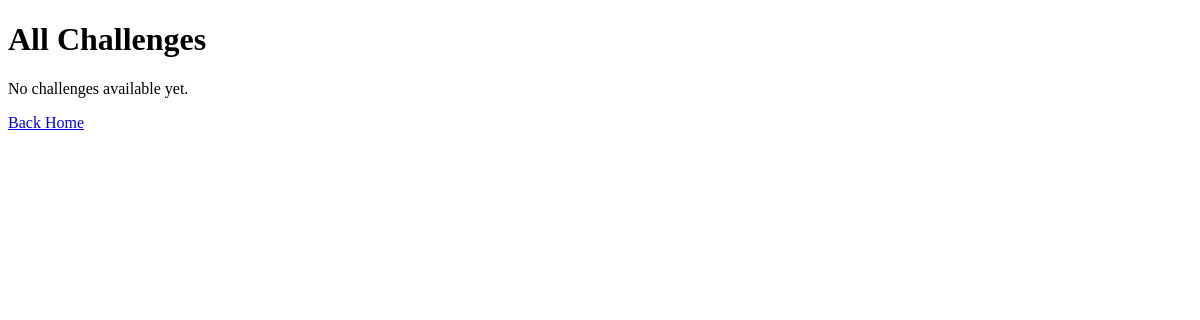
The app's page /challenges/, older data.
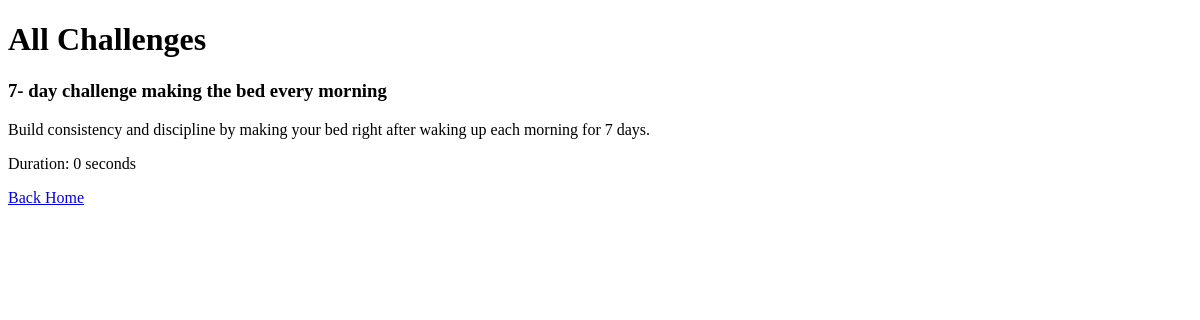
The same page, newer data.
### core/models.py (models this page shows, shortened)
class Challenge(models.Model):
    title = models.CharField(max_length=255)
    description = models.TextField()
    duration_seconds = models.IntegerField(default=0)
    start_date = models.DateField(null=True, blank=True)
    end_date = models.DateField(null=True, blank=True)
    created_by = models.ForeignKey(User, on_delete=models.CASCADE)
    created_at = models.DateTimeField(auto_now_add=True)

### core/views.py (the view)
# urls.py: path('challenges/', views.challenge_list, name='challenge_list'),
def challenge_list(request):
    challenges = Challenge.objects.all()
    return render(request, 'core/challenges.html', {'challenges': challenges})

### core/templates/core/challenges.html (shortened to what this page needs)
<!DOCTYPE html>
<html>
<head>
</head>
<body>
    <h1>All Challenges</h1>
    {% for challenge in challenges %}
        <div>
            <h3>{{ challenge.title }}</h3>
            <p>{{ challenge.description }}</p>
            <p>Duration: {{ challenge.duration_seconds }} seconds</p>
        </div>
    {% empty %}
        <p>No challenges available yet.</p>
    {% endfor %}
    <a href="/">Back Home</a>
</body>
</html>

Row changes from the older to the newer data that the page shows:
added Challenge: title "7- day challenge making the bed every morning", description "Build consistency and discipline by making your bed right after waking up each morning for 7 days.", duration_seconds "0"
Text that changed along with them:
text no longer shown: "No challenges available yet."
